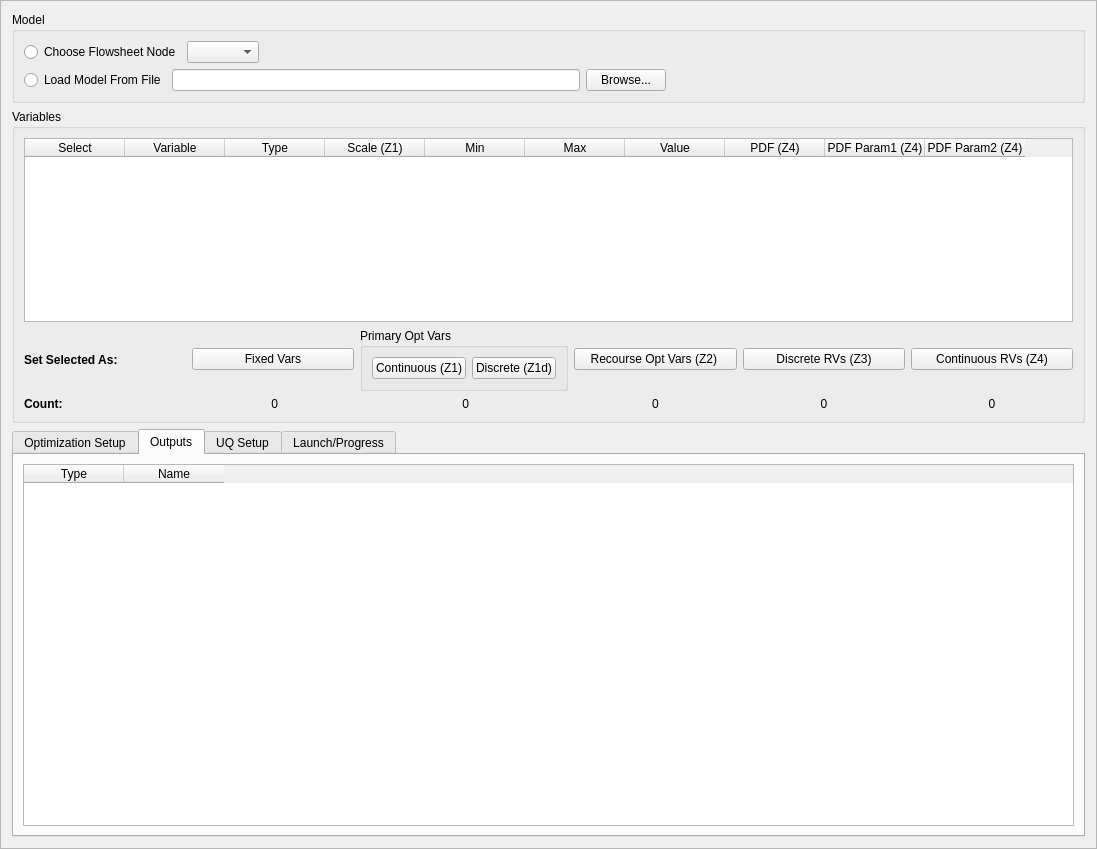
<?xml version="1.0" encoding="UTF-8"?>
<ui version="4.0">
 <class>ouuSetupFrame</class>
 <widget class="QFrame" name="ouuSetupFrame">
  <property name="geometry">
   <rect>
    <x>0</x>
    <y>0</y>
    <width>1097</width>
    <height>849</height>
   </rect>
  </property>
  <property name="windowTitle">
   <string>Frame</string>
  </property>
  <property name="frameShape">
   <enum>QFrame::StyledPanel</enum>
  </property>
  <property name="frameShadow">
   <enum>QFrame::Raised</enum>
  </property>
  <layout class="QGridLayout" name="gridLayout_13">
   <item row="0" column="0">
    <widget class="QGroupBox" name="groupBox_6">
     <property name="title">
      <string>Model</string>
     </property>
     <layout class="QGridLayout" name="gridLayout_12">
      <item row="0" column="0">
       <layout class="QHBoxLayout" name="horizontalLayout_12">
        <item>
         <widget class="QRadioButton" name="node_radio">
          <property name="toolTip">
           <string>Choose this option if your simulation model
is a node in the flowsheet.</string>
          </property>
          <property name="text">
           <string>Choose Flowsheet Node</string>
          </property>
         </widget>
        </item>
        <item>
         <widget class="QComboBox" name="node_combo"/>
        </item>
        <item>
         <spacer name="horizontalSpacer_8">
          <property name="orientation">
           <enum>Qt::Horizontal</enum>
          </property>
          <property name="sizeHint" stdset="0">
           <size>
            <width>40</width>
            <height>20</height>
           </size>
          </property>
         </spacer>
        </item>
       </layout>
      </item>
      <item row="1" column="0">
       <layout class="QHBoxLayout" name="horizontalLayout_13">
        <item>
         <widget class="QRadioButton" name="modelFile_radio">
          <property name="toolTip">
           <string>Choose this option if you have a PSUADE file
and the model is specified as a “driver” within.</string>
          </property>
          <property name="text">
           <string>Load Model From File</string>
          </property>
         </widget>
        </item>
        <item>
         <widget class="QLineEdit" name="modelFile_edit">
          <property name="readOnly">
           <bool>true</bool>
          </property>
         </widget>
        </item>
        <item>
         <widget class="QPushButton" name="modelFileBrowse_button">
          <property name="text">
           <string>Browse...</string>
          </property>
         </widget>
        </item>
        <item>
         <spacer name="horizontalSpacer_9">
          <property name="orientation">
           <enum>Qt::Horizontal</enum>
          </property>
          <property name="sizeHint" stdset="0">
           <size>
            <width>40</width>
            <height>20</height>
           </size>
          </property>
         </spacer>
        </item>
       </layout>
      </item>
     </layout>
    </widget>
   </item>
   <item row="1" column="0">
    <widget class="QGroupBox" name="groupBox_5">
     <property name="title">
      <string>Variables</string>
     </property>
     <layout class="QGridLayout" name="gridLayout_9">
      <item row="0" column="0">
       <widget class="OUUInputsTable" name="input_table">
        <property name="minimumSize">
         <size>
          <width>0</width>
          <height>150</height>
         </size>
        </property>
        <property name="toolTip">
         <string>Designate input type:
Fixed for deterministic inputs
Z1 for primary optimization inputs
Z2 for recourse optimization inputs
Z3 for discrete UQ inputs (characterized by scenarios)
Z4 for continuous UQ inputs (characterized by PDFs)</string>
        </property>
        <column>
         <property name="text">
          <string>Select</string>
         </property>
        </column>
        <column>
         <property name="text">
          <string>Variable</string>
         </property>
        </column>
        <column>
         <property name="text">
          <string>Type</string>
         </property>
        </column>
        <column>
         <property name="text">
          <string>Scale (Z1)</string>
         </property>
        </column>
        <column>
         <property name="text">
          <string>Min</string>
         </property>
        </column>
        <column>
         <property name="text">
          <string>Max</string>
         </property>
        </column>
        <column>
         <property name="text">
          <string>Value</string>
         </property>
        </column>
        <column>
         <property name="text">
          <string>PDF (Z4)</string>
         </property>
        </column>
        <column>
         <property name="text">
          <string>PDF Param1 (Z4)</string>
         </property>
        </column>
        <column>
         <property name="text">
          <string>PDF Param2 (Z4)</string>
         </property>
        </column>
       </widget>
      </item>
      <item row="1" column="0">
       <layout class="QGridLayout" name="gridLayout_7">
        <item row="0" column="0">
         <widget class="QLabel" name="label">
          <property name="font">
           <font>
            <weight>75</weight>
            <bold>true</bold>
           </font>
          </property>
          <property name="text">
           <string>Set Selected As:</string>
          </property>
         </widget>
        </item>
        <item row="0" column="1">
         <widget class="QPushButton" name="setFixed_button">
          <property name="text">
           <string>Fixed Vars</string>
          </property>
         </widget>
        </item>
        <item row="0" column="2">
         <layout class="QHBoxLayout" name="horizontalLayout_8">
          <item>
           <widget class="QGroupBox" name="groupBox">
            <property name="title">
             <string>Primary Opt Vars</string>
            </property>
            <layout class="QGridLayout" name="gridLayout_11">
             <item row="0" column="0">
              <widget class="QPushButton" name="setX1_button">
               <property name="text">
                <string>Continuous (Z1)</string>
               </property>
              </widget>
             </item>
             <item row="0" column="1">
              <widget class="QPushButton" name="setX1d_button">
               <property name="text">
                <string>Discrete (Z1d)</string>
               </property>
              </widget>
             </item>
            </layout>
           </widget>
          </item>
         </layout>
        </item>
        <item row="0" column="3">
         <widget class="QPushButton" name="setX2_button">
          <property name="text">
           <string>Recourse Opt Vars (Z2) </string>
          </property>
         </widget>
        </item>
        <item row="0" column="4">
         <widget class="QPushButton" name="setX3_button">
          <property name="text">
           <string>Discrete RVs (Z3)</string>
          </property>
         </widget>
        </item>
        <item row="0" column="5">
         <widget class="QPushButton" name="setX4_button">
          <property name="text">
           <string>Continuous RVs (Z4)</string>
          </property>
         </widget>
        </item>
        <item row="1" column="0">
         <widget class="QLabel" name="label_2">
          <property name="font">
           <font>
            <weight>75</weight>
            <bold>true</bold>
           </font>
          </property>
          <property name="text">
           <string>Count:</string>
          </property>
         </widget>
        </item>
        <item row="1" column="1">
         <widget class="QLabel" name="fixedCount_static">
          <property name="text">
           <string> 0</string>
          </property>
          <property name="alignment">
           <set>Qt::AlignCenter</set>
          </property>
         </widget>
        </item>
        <item row="1" column="2">
         <widget class="QLabel" name="x1Count_static">
          <property name="text">
           <string> 0</string>
          </property>
          <property name="alignment">
           <set>Qt::AlignCenter</set>
          </property>
         </widget>
        </item>
        <item row="1" column="3">
         <widget class="QLabel" name="x2Count_static">
          <property name="text">
           <string>0</string>
          </property>
          <property name="alignment">
           <set>Qt::AlignCenter</set>
          </property>
         </widget>
        </item>
        <item row="1" column="4">
         <widget class="QLabel" name="x3Count_static">
          <property name="text">
           <string>0</string>
          </property>
          <property name="alignment">
           <set>Qt::AlignCenter</set>
          </property>
         </widget>
        </item>
        <item row="1" column="5">
         <widget class="QLabel" name="x4Count_static">
          <property name="text">
           <string>0</string>
          </property>
          <property name="alignment">
           <set>Qt::AlignCenter</set>
          </property>
         </widget>
        </item>
       </layout>
      </item>
     </layout>
     <zorder>input_table</zorder>
     <zorder></zorder>
    </widget>
   </item>
   <item row="2" column="0">
    <widget class="QTabWidget" name="tabs">
     <property name="currentIndex">
      <number>1</number>
     </property>
     <widget class="QWidget" name="tab_3">
      <attribute name="title">
       <string>Optimization Setup</string>
      </attribute>
      <layout class="QGridLayout" name="gridLayout_2">
       <item row="1" column="0">
        <widget class="QGroupBox" name="groupBox_2">
         <property name="title">
          <string>Optimization Solver</string>
         </property>
         <layout class="QGridLayout" name="gridLayout_3">
          <item row="0" column="1">
           <layout class="QHBoxLayout" name="horizontalLayout_7">
            <item>
             <widget class="QLabel" name="secondarySolver_label">
              <property name="text">
               <string>Inner Solver</string>
              </property>
             </widget>
            </item>
            <item>
             <widget class="QComboBox" name="secondarySolver_combo">
              <property name="toolTip">
               <string>The inner solver computes the optimal values
for the recourse optimization inputs (Z2).
The model can be used as a simulator or an optimizer.
As a simulator, BOBYQA will be used for optimization.
As an optimizer, the model itself will compute the optimal values.</string>
              </property>
              <item>
               <property name="text">
                <string>Use model as optimizer: min_Z2 G(Z1,Z2,Z3,Z4)</string>
               </property>
              </item>
              <item>
               <property name="text">
                <string>Use model as simulator: G(Z1,Z2,Z3,Z4)</string>
               </property>
              </item>
             </widget>
            </item>
           </layout>
          </item>
          <item row="0" column="0">
           <layout class="QHBoxLayout" name="horizontalLayout_6">
            <item>
             <widget class="QLabel" name="primarySolver_label">
              <property name="text">
               <string>Outer Solver</string>
              </property>
             </widget>
            </item>
            <item>
             <widget class="QComboBox" name="primarySolver_combo">
              <property name="toolTip">
               <string>The outer solver computes the optimal values
for the primary optimization inputs (Z1).</string>
              </property>
              <item>
               <property name="text">
                <string>BOBYQA</string>
               </property>
              </item>
              <item>
               <property name="text">
                <string>NEWUOA</string>
               </property>
              </item>
             </widget>
            </item>
           </layout>
          </item>
          <item row="0" column="2">
           <spacer name="horizontalSpacer">
            <property name="orientation">
             <enum>Qt::Horizontal</enum>
            </property>
            <property name="sizeHint" stdset="0">
             <size>
              <width>40</width>
              <height>20</height>
             </size>
            </property>
           </spacer>
          </item>
         </layout>
        </widget>
       </item>
       <item row="2" column="0">
        <spacer name="verticalSpacer_5">
         <property name="orientation">
          <enum>Qt::Vertical</enum>
         </property>
         <property name="sizeHint" stdset="0">
          <size>
           <width>20</width>
           <height>40</height>
          </size>
         </property>
        </spacer>
       </item>
       <item row="0" column="0">
        <widget class="QGroupBox" name="groupBox_4">
         <property name="title">
          <string>Objective Function for Optimization Under Uncertainty (OUU)</string>
         </property>
         <layout class="QGridLayout" name="gridLayout">
          <item row="0" column="0">
           <widget class="QLabel" name="G_label">
            <property name="font">
             <font>
              <pointsize>10</pointsize>
              <weight>75</weight>
              <bold>true</bold>
             </font>
            </property>
            <property name="text">
             <string>G(Z1,Z2,Z3,Z4) is the simulation driver in the model.</string>
            </property>
           </widget>
          </item>
          <item row="0" column="1" colspan="3">
           <layout class="QHBoxLayout" name="horizontalLayout_3">
            <item>
             <widget class="QLabel" name="output_label">
              <property name="text">
               <string>Output for OUU</string>
              </property>
              <property name="alignment">
               <set>Qt::AlignRight|Qt::AlignTrailing|Qt::AlignVCenter</set>
              </property>
             </widget>
            </item>
            <item>
             <widget class="QComboBox" name="output_combo">
              <property name="minimumSize">
               <size>
                <width>125</width>
                <height>0</height>
               </size>
              </property>
             </widget>
            </item>
           </layout>
          </item>
          <item row="0" column="4" colspan="3">
           <spacer name="horizontalSpacer_7">
            <property name="orientation">
             <enum>Qt::Horizontal</enum>
            </property>
            <property name="sizeHint" stdset="0">
             <size>
              <width>319</width>
              <height>20</height>
             </size>
            </property>
           </spacer>
          </item>
          <item row="1" column="0">
           <widget class="QRadioButton" name="mean_radio">
            <property name="toolTip">
             <string>In the presence of UQ inputs, the objective function G
needs to be modified to take uncertainty into account.
Choose the one that fits your analysis.</string>
            </property>
            <property name="text">
             <string>Mean of G(Z1,Z2,Z3,Z4) with respect to Z3 and Z4</string>
            </property>
           </widget>
          </item>
          <item row="2" column="0">
           <widget class="QRadioButton" name="meanWithBeta_radio">
            <property name="toolTip">
             <string>In the presence of UQ inputs, the objective function G
needs to be modified to take uncertainty into account.
Choose the one that fits your analysis.</string>
            </property>
            <property name="text">
             <string>Mean of G(Z1,Z2,Z3,Z4) + beta*std(G(Z1,Z2,Z3,Z4))</string>
            </property>
           </widget>
          </item>
          <item row="2" column="2">
           <widget class="QLabel" name="alpha_static">
            <property name="text">
             <string>beta</string>
            </property>
            <property name="alignment">
             <set>Qt::AlignRight|Qt::AlignTrailing|Qt::AlignVCenter</set>
            </property>
           </widget>
          </item>
          <item row="2" column="3" colspan="2">
           <widget class="QDoubleSpinBox" name="betaDoubleSpin">
            <property name="decimals">
             <number>4</number>
            </property>
            <property name="minimum">
             <double>-1000.000000000000000</double>
            </property>
            <property name="maximum">
             <double>1000.000000000000000</double>
            </property>
            <property name="singleStep">
             <double>0.100000000000000</double>
            </property>
           </widget>
          </item>
          <item row="2" column="6">
           <spacer name="horizontalSpacer_4">
            <property name="orientation">
             <enum>Qt::Horizontal</enum>
            </property>
            <property name="sizeHint" stdset="0">
             <size>
              <width>312</width>
              <height>20</height>
             </size>
            </property>
           </spacer>
          </item>
          <item row="3" column="0" colspan="2">
           <widget class="QRadioButton" name="alpha_radio">
            <property name="toolTip">
             <string>In the presence of UQ inputs, the objective function G
needs to be modified to take uncertainty into account.
Choose the one that fits your analysis.</string>
            </property>
            <property name="text">
             <string>G(Z1,Z2,Z3*,Z4*) s.t. P(G(Z1,Z2,Z3,Z4) &gt; G(Z1,Z2,Z3*,Z4*)) = 1 - alpha</string>
            </property>
           </widget>
          </item>
          <item row="3" column="2">
           <widget class="QLabel" name="epsilon_static">
            <property name="text">
             <string>alpha</string>
            </property>
            <property name="alignment">
             <set>Qt::AlignRight|Qt::AlignTrailing|Qt::AlignVCenter</set>
            </property>
           </widget>
          </item>
          <item row="3" column="3" colspan="2">
           <widget class="QDoubleSpinBox" name="alphaDoubleSpin">
            <property name="decimals">
             <number>4</number>
            </property>
            <property name="minimum">
             <double>0.500000000000000</double>
            </property>
            <property name="maximum">
             <double>1.000000000000000</double>
            </property>
            <property name="singleStep">
             <double>0.010000000000000</double>
            </property>
           </widget>
          </item>
          <item row="3" column="6">
           <spacer name="horizontalSpacer_12">
            <property name="orientation">
             <enum>Qt::Horizontal</enum>
            </property>
            <property name="sizeHint" stdset="0">
             <size>
              <width>312</width>
              <height>20</height>
             </size>
            </property>
           </spacer>
          </item>
          <item row="3" column="5">
           <widget class="QLabel" name="label_3">
            <property name="text">
             <string>e.g. 90% probability P90: alpha = 0.9</string>
            </property>
           </widget>
          </item>
         </layout>
        </widget>
       </item>
      </layout>
     </widget>
     <widget class="QWidget" name="tab_4">
      <attribute name="title">
       <string>Outputs</string>
      </attribute>
      <layout class="QGridLayout" name="gridLayout_14">
       <item row="0" column="0">
        <widget class="QTableWidget" name="outputs_table">
         <column>
          <property name="text">
           <string>Type</string>
          </property>
         </column>
         <column>
          <property name="text">
           <string>Name</string>
          </property>
         </column>
        </widget>
       </item>
      </layout>
     </widget>
     <widget class="QWidget" name="uqTab">
      <attribute name="title">
       <string>UQ Setup</string>
      </attribute>
      <layout class="QGridLayout" name="gridLayout_8">
       <item row="0" column="0">
        <widget class="QGroupBox" name="z3_group">
         <property name="title">
          <string> Discrete Random Variables (Z3)</string>
         </property>
         <layout class="QGridLayout" name="gridLayout_6">
          <item row="0" column="0">
           <layout class="QHBoxLayout" name="horizontalLayout_4">
            <item>
             <widget class="QLabel" name="label_11">
              <property name="text">
               <string>Load existing sample for Z3</string>
              </property>
             </widget>
            </item>
            <item>
             <widget class="QPushButton" name="x3FileBrowse_button">
              <property name="text">
               <string>Browse...</string>
              </property>
             </widget>
            </item>
            <item>
             <spacer name="horizontalSpacer_3">
              <property name="orientation">
               <enum>Qt::Horizontal</enum>
              </property>
              <property name="sizeHint" stdset="0">
               <size>
                <width>40</width>
                <height>20</height>
               </size>
              </property>
             </spacer>
            </item>
           </layout>
          </item>
          <item row="0" column="1" rowspan="2">
           <widget class="QTableWidget" name="z3_table">
            <property name="minimumSize">
             <size>
              <width>0</width>
              <height>100</height>
             </size>
            </property>
           </widget>
          </item>
          <item row="1" column="0">
           <layout class="QHBoxLayout" name="horizontalLayout_5">
            <item>
             <widget class="QCheckBox" name="compressSamples_chk">
              <property name="text">
               <string>Compress number of samples</string>
              </property>
             </widget>
            </item>
            <item>
             <widget class="QPushButton" name="calcScenarios_button">
              <property name="text">
               <string>Calculate candidate sample sizes</string>
              </property>
             </widget>
            </item>
            <item>
             <widget class="QLabel" name="scenarioSelect_static">
              <property name="text">
               <string>Select number of samples:</string>
              </property>
             </widget>
            </item>
            <item>
             <widget class="QComboBox" name="scenarioSelect_combo"/>
            </item>
           </layout>
          </item>
         </layout>
        </widget>
       </item>
       <item row="2" column="0">
        <spacer name="verticalSpacer_4">
         <property name="orientation">
          <enum>Qt::Vertical</enum>
         </property>
         <property name="sizeHint" stdset="0">
          <size>
           <width>20</width>
           <height>40</height>
          </size>
         </property>
        </spacer>
       </item>
       <item row="1" column="0">
        <widget class="QGroupBox" name="z4_group">
         <property name="minimumSize">
          <size>
           <width>0</width>
           <height>0</height>
          </size>
         </property>
         <property name="maximumSize">
          <size>
           <width>16777215</width>
           <height>180</height>
          </size>
         </property>
         <property name="title">
          <string>Continuous Random Variables (Z4)</string>
         </property>
         <layout class="QGridLayout" name="gridLayout_5">
          <item row="0" column="0">
           <layout class="QVBoxLayout" name="verticalLayout">
            <item>
             <widget class="QRadioButton" name="z4NewSample_radio">
              <property name="toolTip">
               <string>If your model has continuous UQ inputs, you can
(1) generate a new ensemble, or 
(2) load an existing ensemble.</string>
              </property>
              <property name="text">
               <string>Generate new sample for Z4</string>
              </property>
             </widget>
            </item>
            <item>
             <spacer name="verticalSpacer">
              <property name="orientation">
               <enum>Qt::Vertical</enum>
              </property>
              <property name="sizeHint" stdset="0">
               <size>
                <width>20</width>
                <height>28</height>
               </size>
              </property>
             </spacer>
            </item>
           </layout>
          </item>
          <item row="0" column="1">
           <layout class="QGridLayout" name="gridLayout_4">
            <item row="0" column="0">
             <widget class="QLabel" name="x4SampleScheme_label">
              <property name="text">
               <string>Sample Scheme</string>
              </property>
             </widget>
            </item>
            <item row="0" column="1">
             <widget class="QComboBox" name="x4SampleScheme_combo">
              <item>
               <property name="text">
                <string>LHS</string>
               </property>
              </item>
              <item>
               <property name="text">
                <string>Factorial</string>
               </property>
              </item>
             </widget>
            </item>
            <item row="1" column="0">
             <widget class="QLabel" name="x4SampleSize_label">
              <property name="text">
               <string>Sample Size</string>
              </property>
             </widget>
            </item>
            <item row="1" column="1">
             <widget class="QSpinBox" name="x4SampleSize_spin">
              <property name="maximum">
               <number>1000</number>
              </property>
             </widget>
            </item>
           </layout>
          </item>
          <item row="0" column="3" rowspan="3">
           <widget class="QTableWidget" name="z4_table">
            <property name="minimumSize">
             <size>
              <width>400</width>
              <height>0</height>
             </size>
            </property>
            <property name="maximumSize">
             <size>
              <width>16777215</width>
              <height>500</height>
             </size>
            </property>
           </widget>
          </item>
          <item row="1" column="0" colspan="3">
           <layout class="QHBoxLayout" name="horizontalLayout">
            <item>
             <widget class="QRadioButton" name="z4LoadSample_radio">
              <property name="toolTip">
               <string>If your model has continuous UQ inputs, you can
(1) generate a new ensemble, or 
(2) load an existing ensemble.</string>
              </property>
              <property name="text">
               <string>Load existing sample for Z4</string>
              </property>
             </widget>
            </item>
            <item>
             <widget class="QPushButton" name="x4FileBrowse_button">
              <property name="text">
               <string>Browse...</string>
              </property>
             </widget>
            </item>
           </layout>
          </item>
          <item row="2" column="0">
           <widget class="QCheckBox" name="x4RSMethod_check">
            <property name="toolTip">
             <string>If your Z4 ensemble is small and/or the input-to-output
mapping can be approximated by a smooth function, 
you can choose to use some or all of the points in your
ensemble to train a response surface. The trained
response surface will be used to evaluate the OUU
objective function more accurately.</string>
            </property>
            <property name="text">
             <string>Use Response Surface</string>
            </property>
           </widget>
          </item>
          <item row="2" column="1" colspan="2">
           <layout class="QHBoxLayout" name="horizontalLayout_2">
            <item>
             <widget class="QLabel" name="z4SubsetSize_label">
              <property name="text">
               <string>Response Surface Sample Size</string>
              </property>
             </widget>
            </item>
            <item>
             <widget class="QSpinBox" name="z4SubsetSize_spin">
              <property name="maximum">
               <number>10000000</number>
              </property>
             </widget>
            </item>
           </layout>
          </item>
         </layout>
        </widget>
       </item>
      </layout>
     </widget>
     <widget class="QWidget" name="tab_2">
      <attribute name="title">
       <string>Launch/Progress</string>
      </attribute>
      <layout class="QGridLayout" name="gridLayout_10">
       <item row="0" column="0">
        <spacer name="horizontalSpacer_5">
         <property name="orientation">
          <enum>Qt::Horizontal</enum>
         </property>
         <property name="sizeHint" stdset="0">
          <size>
           <width>406</width>
           <height>20</height>
          </size>
         </property>
        </spacer>
       </item>
       <item row="0" column="1">
        <widget class="QPushButton" name="run_button">
         <property name="toolTip">
          <string>Click to start OUU.
Progress will be shown below. </string>
         </property>
         <property name="text">
          <string>Run OUU</string>
         </property>
        </widget>
       </item>
       <item row="0" column="2">
        <spacer name="horizontalSpacer_6">
         <property name="orientation">
          <enum>Qt::Horizontal</enum>
         </property>
         <property name="sizeHint" stdset="0">
          <size>
           <width>405</width>
           <height>20</height>
          </size>
         </property>
        </spacer>
       </item>
       <item row="1" column="0" colspan="2">
        <widget class="QGroupBox" name="summary_group">
         <property name="title">
          <string>Best So Far</string>
         </property>
         <layout class="QGridLayout" name="gridLayout_17">
          <item row="0" column="0">
           <widget class="QTableWidget" name="bestValue_table">
            <attribute name="horizontalHeaderVisible">
             <bool>false</bool>
            </attribute>
            <row>
             <property name="text">
              <string>Iteration</string>
             </property>
            </row>
            <row>
             <property name="text">
              <string>Objective</string>
             </property>
            </row>
           </widget>
          </item>
         </layout>
        </widget>
       </item>
       <item row="1" column="2">
        <widget class="QGroupBox" name="progress_group">
         <property name="title">
          <string>Progress</string>
         </property>
         <layout class="QGridLayout" name="gridLayout_15">
          <item row="0" column="0">
           <widget class="QScrollArea" name="progressScrollArea">
            <property name="widgetResizable">
             <bool>true</bool>
            </property>
            <widget class="QWidget" name="scrollAreaWidgetContents_2">
             <property name="geometry">
              <rect>
               <x>0</x>
               <y>0</y>
               <width>98</width>
               <height>28</height>
              </rect>
             </property>
             <layout class="QGridLayout" name="gridLayout_16"/>
            </widget>
           </widget>
          </item>
         </layout>
        </widget>
       </item>
      </layout>
     </widget>
    </widget>
   </item>
  </layout>
 </widget>
 <customwidgets>
  <customwidget>
   <class>OUUInputsTable</class>
   <extends>QTableWidget</extends>
   <header>foqus_lib/gui/ouu/OUUInputsTable</header>
  </customwidget>
 </customwidgets>
 <resources/>
 <connections/>
</ui>
